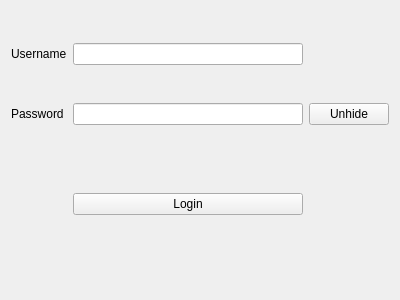
<?xml version="1.0" encoding="UTF-8"?>
<ui version="4.0">
 <class>gui_Login</class>
 <widget class="QWidget" name="gui_Login">
  <property name="geometry">
   <rect>
    <x>0</x>
    <y>0</y>
    <width>400</width>
    <height>300</height>
   </rect>
  </property>
  <property name="sizePolicy">
   <sizepolicy hsizetype="Preferred" vsizetype="Preferred">
    <horstretch>0</horstretch>
    <verstretch>0</verstretch>
   </sizepolicy>
  </property>
  <property name="windowTitle">
   <string>Login</string>
  </property>
  <layout class="QGridLayout" name="gridLayout">
   <item row="3" column="0" colspan="3">
    <spacer name="verticalSpacer_LoginTop">
     <property name="orientation">
      <enum>Qt::Vertical</enum>
     </property>
     <property name="sizeType">
      <enum>QSizePolicy::Preferred</enum>
     </property>
     <property name="sizeHint" stdset="0">
      <size>
       <width>30</width>
       <height>30</height>
      </size>
     </property>
    </spacer>
   </item>
   <item row="0" column="0">
    <widget class="QLabel" name="label_Username">
     <property name="sizePolicy">
      <sizepolicy hsizetype="Preferred" vsizetype="Preferred">
       <horstretch>0</horstretch>
       <verstretch>0</verstretch>
      </sizepolicy>
     </property>
     <property name="text">
      <string>Username</string>
     </property>
    </widget>
   </item>
   <item row="2" column="1">
    <widget class="QLineEdit" name="lineEdit_Password">
     <property name="echoMode">
      <enum>QLineEdit::Password</enum>
     </property>
    </widget>
   </item>
   <item row="0" column="1">
    <widget class="QLineEdit" name="lineEdit_Username"/>
   </item>
   <item row="2" column="2">
    <widget class="QPushButton" name="button_Unhide">
     <property name="text">
      <string>Unhide</string>
     </property>
    </widget>
   </item>
   <item row="2" column="0">
    <widget class="QLabel" name="label_Password">
     <property name="enabled">
      <bool>true</bool>
     </property>
     <property name="sizePolicy">
      <sizepolicy hsizetype="Preferred" vsizetype="Fixed">
       <horstretch>0</horstretch>
       <verstretch>0</verstretch>
      </sizepolicy>
     </property>
     <property name="text">
      <string>Password</string>
     </property>
    </widget>
   </item>
   <item row="4" column="1">
    <widget class="QPushButton" name="button_Login">
     <property name="sizePolicy">
      <sizepolicy hsizetype="Preferred" vsizetype="Fixed">
       <horstretch>0</horstretch>
       <verstretch>0</verstretch>
      </sizepolicy>
     </property>
     <property name="text">
      <string>Login</string>
     </property>
    </widget>
   </item>
   <item row="6" column="1">
    <spacer name="verticalSpacer_LoginBottom">
     <property name="orientation">
      <enum>Qt::Vertical</enum>
     </property>
     <property name="sizeType">
      <enum>QSizePolicy::Preferred</enum>
     </property>
     <property name="sizeHint" stdset="0">
      <size>
       <width>20</width>
       <height>40</height>
      </size>
     </property>
    </spacer>
   </item>
   <item row="4" column="0">
    <spacer name="horizontalSpacer_LoginRight">
     <property name="orientation">
      <enum>Qt::Horizontal</enum>
     </property>
     <property name="sizeType">
      <enum>QSizePolicy::Preferred</enum>
     </property>
     <property name="sizeHint" stdset="0">
      <size>
       <width>40</width>
       <height>20</height>
      </size>
     </property>
    </spacer>
   </item>
   <item row="4" column="2">
    <spacer name="horizontalSpacer_LoginLeft">
     <property name="orientation">
      <enum>Qt::Horizontal</enum>
     </property>
     <property name="sizeType">
      <enum>QSizePolicy::Preferred</enum>
     </property>
     <property name="sizeHint" stdset="0">
      <size>
       <width>40</width>
       <height>20</height>
      </size>
     </property>
    </spacer>
   </item>
  </layout>
 </widget>
 <resources/>
 <connections/>
</ui>
